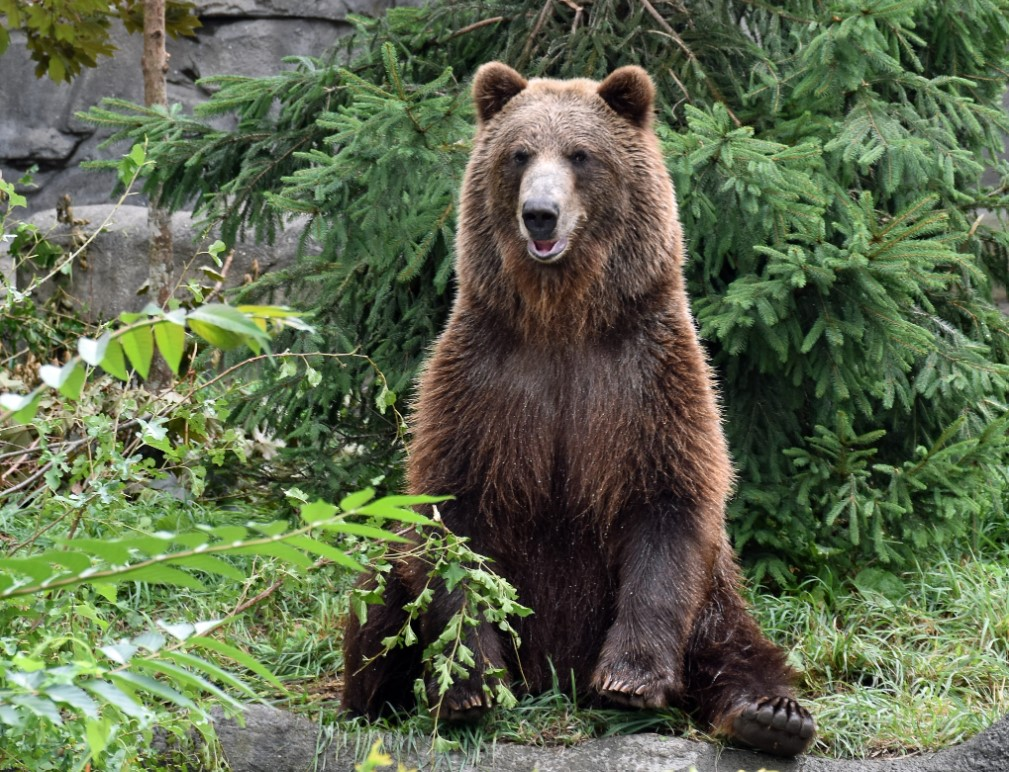
#> input picture labs/lab7pic.jpg, 1009 x 772 px
$ python lab7resize.py
#> lines starting #> are read from the running program, lines starting #| are printed output that depends on the picture
from PIL import Image

im = Image.open(r"lab7pic.jpg")
#> im is the input picture: PIL image 1009x772 RGB; mean R, G, B 93, 103.9, 76.2

width, height = im.size
#> width = 1009; height = 772

left = 4
top = height / 5
#> top = 154.4
right = 154
bottom = 3 * height / 5
#> bottom = 463.2

im1 = im.crop((left, top, right, bottom))
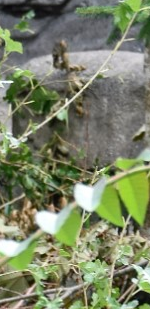
#> im1: PIL image 150x309 RGB; mean R, G, B 122.4, 130.8, 101.9
newsize = (300, 300)
im1 = im1.resize(newsize)
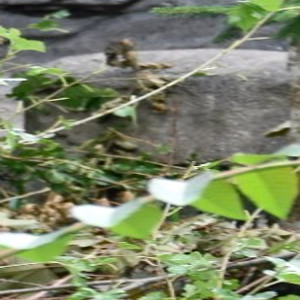
#> im1: PIL image 300x300 RGB; mean R, G, B 122.4, 130.8, 101.9

im1.show()
